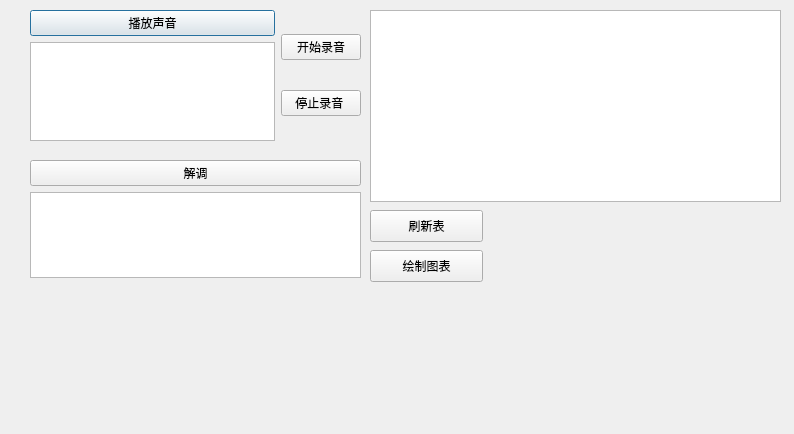
<?xml version="1.0" encoding="UTF-8"?>
<ui version="4.0">
 <class>Dialog</class>
 <widget class="QDialog" name="Dialog">
  <property name="geometry">
   <rect>
    <x>0</x>
    <y>0</y>
    <width>794</width>
    <height>434</height>
   </rect>
  </property>
  <property name="windowTitle">
   <string>Dialog</string>
  </property>
  <widget class="QWidget" name="horizontalLayoutWidget">
   <property name="geometry">
    <rect>
     <x>30</x>
     <y>10</y>
     <width>331</width>
     <height>131</height>
    </rect>
   </property>
   <layout class="QHBoxLayout" name="horizontalLayout">
    <item>
     <layout class="QVBoxLayout" name="verticalLayout">
      <item>
       <widget class="QPushButton" name="play_sound">
        <property name="text">
         <string>播放声音</string>
        </property>
       </widget>
      </item>
      <item>
       <widget class="QTextEdit" name="input_binary"/>
      </item>
     </layout>
    </item>
    <item>
     <layout class="QVBoxLayout" name="verticalLayout_2">
      <item>
       <widget class="QPushButton" name="start_record">
        <property name="text">
         <string>开始录音</string>
        </property>
       </widget>
      </item>
      <item>
       <widget class="QPushButton" name="stop_record">
        <property name="text">
         <string>停止录音 </string>
        </property>
       </widget>
      </item>
     </layout>
    </item>
   </layout>
  </widget>
  <widget class="QWidget" name="verticalLayoutWidget_3">
   <property name="geometry">
    <rect>
     <x>30</x>
     <y>160</y>
     <width>331</width>
     <height>118</height>
    </rect>
   </property>
   <layout class="QVBoxLayout" name="verticalLayout_3">
    <item>
     <widget class="QPushButton" name="demodulation">
      <property name="text">
       <string>解调</string>
      </property>
     </widget>
    </item>
    <item>
     <widget class="QTextEdit" name="decode_binary"/>
    </item>
   </layout>
  </widget>
  <widget class="QTableWidget" name="tableWidget">
   <property name="geometry">
    <rect>
     <x>370</x>
     <y>10</y>
     <width>411</width>
     <height>192</height>
    </rect>
   </property>
  </widget>
  <widget class="QPushButton" name="reload">
   <property name="geometry">
    <rect>
     <x>370</x>
     <y>210</y>
     <width>113</width>
     <height>32</height>
    </rect>
   </property>
   <property name="text">
    <string>刷新表</string>
   </property>
  </widget>
  <widget class="QPushButton" name="draw">
   <property name="geometry">
    <rect>
     <x>370</x>
     <y>250</y>
     <width>113</width>
     <height>32</height>
    </rect>
   </property>
   <property name="text">
    <string>绘制图表</string>
   </property>
  </widget>
 </widget>
 <resources/>
 <connections/>
</ui>
